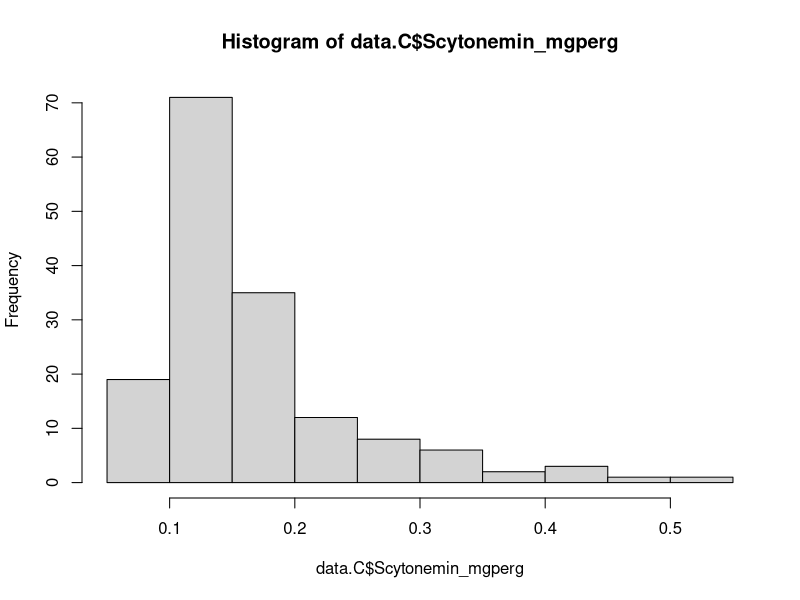
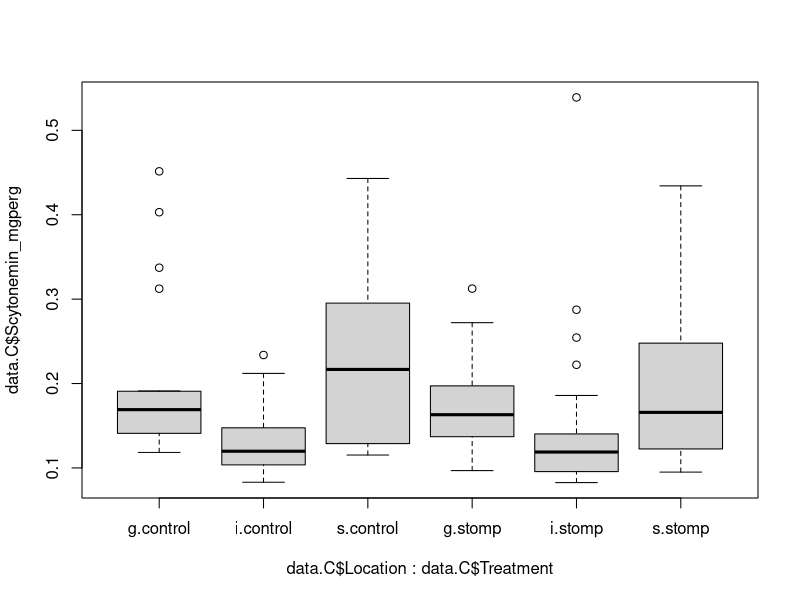
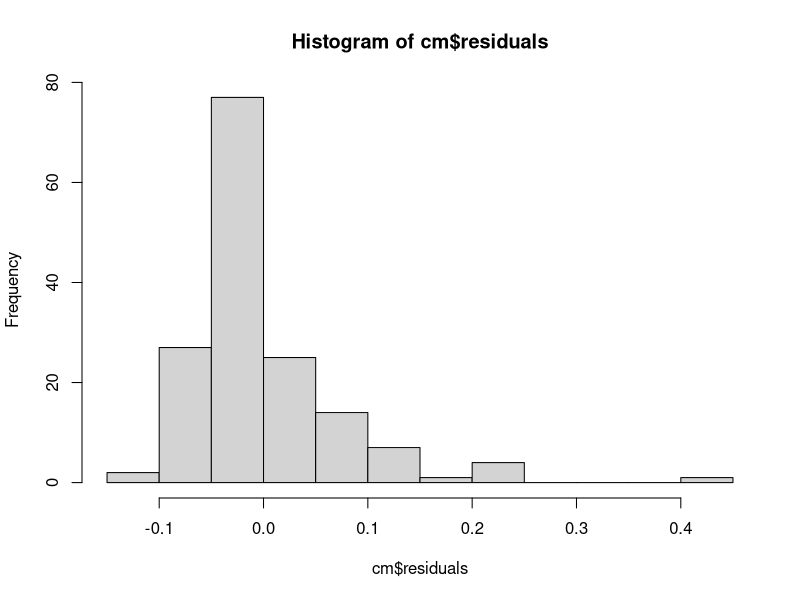

These charts were generated, in order, by the following R code: (Note: this script raises an error after producing the figures.)
#Biocrust example code
#AC 2100127

#Set up---------------------------
#Set working directory, clean environment, etc.
setwd("C:/Users/jargr/Dropbox/PC/Desktop/Anny Stats/Lab 4")

#Load packages
library(car)
library(ggpubr)
library(emmeans)
library(rstatix)

#load data
biocrust <- read.csv("biocrust.csv")

#Understand the data----------
str(biocrust)
#Plot: 40 plots total, 1-20 are in site C, 21-40 are in site G
#Location: g=grass, s=shrub, i=interspace; collected within plots
#Chlor: chlorophyll concentration in surface soil
#Scyt: scytonemin concentration in surface soil
#Treatment: control vs. stomp applied to each plot
#Site: C=creosote site, G=grassland site

table(biocrust$Treatment,biocrust$Location,biocrust$Site)
#Unbalanced design even without considering NAs in the response
#There are no shrubs (s) in the grassland site (G)
#Twice as many interspace (i) samples as samples associated with grasses (g) or shrubs (s)

#Use site=C and response=chlor as example----------------------
#Subset data
data.C<-subset(biocrust,Site=="C")

#Prelim viz
hist(data.C$Scytonemin_mgperg)#Very not normal, but let's reserve judgement
boxplot(data.C$Scytonemin_mgperg~data.C$Location*data.C$Treatment)#Some outliers in g.control

#Does chlorophyll concentration differ among locations and treatments?

#Try raw data
cm<-lm(Scytonemin_mgperg~Location*Treatment, data = data.C)
hist(cm$residuals)#not very normal
qqPlot(cm)#outliers

#log transform
#check for zeros
which(data.C$Scytonemin_mgperg==0)#zeros exist
#calculate minimum non-zero value to add to all data except NAs to avoid log(0)
min.nz <- min(data.C$Scytonemin_mgperg[which(data.C$Scytonemin_mgperg>0)])
#model with log-transformed data
cm2<-lm(log(Scytonemin_mgperg)~Location*Treatment, data=data.C)
hist(cm2$residuals)
qqPlot(cm2)#much better
plot(cm2)#seems okay

#do another model with different effects order for comparison
cm3<-lm(log(Scytonemin_mgperg)~Treatment*Location, data=data.C)

#Use m2 and m3 to explore how SS affects results-------------
#Summary of lm not exactly helpful
summary(cm2) #F-statistic: 10.71 on 5 and 152 DF,  p-value: 7.791e-09 (note 2 NAs)
summary(cm3) #F-statistic: 10.71 on 5 and 152 DF,  p-value: 7.791e-09 (same)

#What is the "intercept" here?
head(model.matrix(cm2))
head(data.C[,c("Location","Treatment")])
#g-control

#Compare Type I: SS and results change depending on order
summary(aov(log(Scytonemin_mgperg)~Location*Treatment, data=data.C)) #Same as anova(m2)
#Location: F=20.647 P=1.17e-08
#Treatment: F=9.220  P=0.00282
#Interaction: F=1.526  P=0.22075
summary(aov(log(Scytonemin_mgperg)~Treatment*Location, data=data.C)) #Same as anova(m3)
#Location: F=20.374 P=1.45e-08
#Treatment: F=9.766  P=0.00213 
#Interaction: F=1.526  P=0.22075

#Type 2 does not depend on effects order
Anova(cm2, type=2)
#Location: F=20.3742 P=1.448e-08
#Treatment: F=9.2199  P=0.00282
#Interaction: F=1.5258  P=0.220749
Anova(m3, type=2) 
#Location: F=20.3742 P=1.448e-08
#Treatment: F=9.2199  P=0.002818
#Interaction: F=1.5258  P=0.220749

#Go back to ppt to talk about reporting

#Visualization---------------------
#Plot means and SEs at original untransformed scale
p <- ggerrorplot(data=data.C, x="Location", y="Scytonemin_mgperg",
               color="Treatment",palette=c("blue","orange"),
               desc_stat = "mean_se",
               width=1,
               position = position_dodge(0.3),
               xlab="Substrate Type", ylab="Scytonemin Concentration (mg/g)",
               size=1) +
  font("xlab", size = 14, color = "black") + 
  font("ylab", size = 14, color = "black")

p

p2 <- p+scale_x_discrete(labels=c("Grass", "Interspace", "Shrub")) +
  coord_cartesian(ylim=c(NA, 0.25)) +
  annotate("text", x=1, y=0.24, label=c("a")) +
  annotate("text", x=2, y=0.17, label=c("b")) +
  annotate("text", x=3, y=0.25, label=c("a"))

p2
#Explore issues with plotting transformed data vs. untransformed data
# add = "jitter", add.params = list(color = "darkgray"),
#yscale="log2",

#Post hoc comparison of means---------------------
#We can technically still do Tukey HSD, but remember it only works on an aov object
#And aov() conducts Type I ANOVA, which is inappropriate for this dataset
#Try anyway
TukeyHSD(aov(log(Chlor_ugpergsoil+min.nz)~Location*Treatment, data=data.C))
#Lots of output, does it all relate to a valid hypothesis?

#A more flexible option: emmeans package (estimated marginal means)
#Example similar to Tukey above
emmeans(cm2, specs=pairwise~Treatment*Location, adjust="Sidak")

#Q: Does substrate type change stomp effect?
em<-emmeans(cm2, specs=pairwise~Treatment|Location)
em2<-emmeans(cm2, specs=pairwise~Location)

em2$contrasts %>%
  rbind(adjust="tukey")#default is bonferroni, very conservative
#Yes! Stomping only decreases chlorophyll in the grass and interspace substrates, but not near shrubs

#It might be nice to have the estimated means on the response (not logged) scale
em2<-emmeans(cm2, specs=pairwise~Treatment|Location, type="response")
em2$contrasts %>%
  rbind(adjust="Sidak")
#test statistics are the same, the estimated means are now on the original scale

#We can add these P values to our plot using the rstatix and ggpubr packages
#Add to original plot using geom_bracket()
p2+geom_bracket(
  xmin = c(1,2,3)-0.07, xmax = c(1,2,3)+0.07, y.position = c(0.5, 0.2, 0.3),
  label = c("p = 0.03", "p = 0.04", "p = 0.99"),
  tip.length = c(0.01, 0.01), vjust = -0.4
) 

#Global model to demonstrate it doesn't work--------------------------------------
m0<-lm(Chlor_ugpergsoil~Location*Treatment*Site, data = biocrust)
qqPlot(m0)
min(biocrust$Chlor_ugpergsoil[which(biocrust$Chlor_ugpergsoil>0)])
m01<-lm(log(Chlor_ugpergsoil+0.01346004)~Location*Treatment*Site, data = biocrust)
qqPlot(m01)
Anova(m01)
#Error "model has aliased coefficients"
#This means that there are levels of variables that only occur for levels of other variables (e.g. not full factorial)
#In our case, location=s only occurs at site = C, so the effect of shrub and shrubland site are confounded
#Therefore, must analyze sites separately, or only consider grass vs. interspace and ignore shrubs
